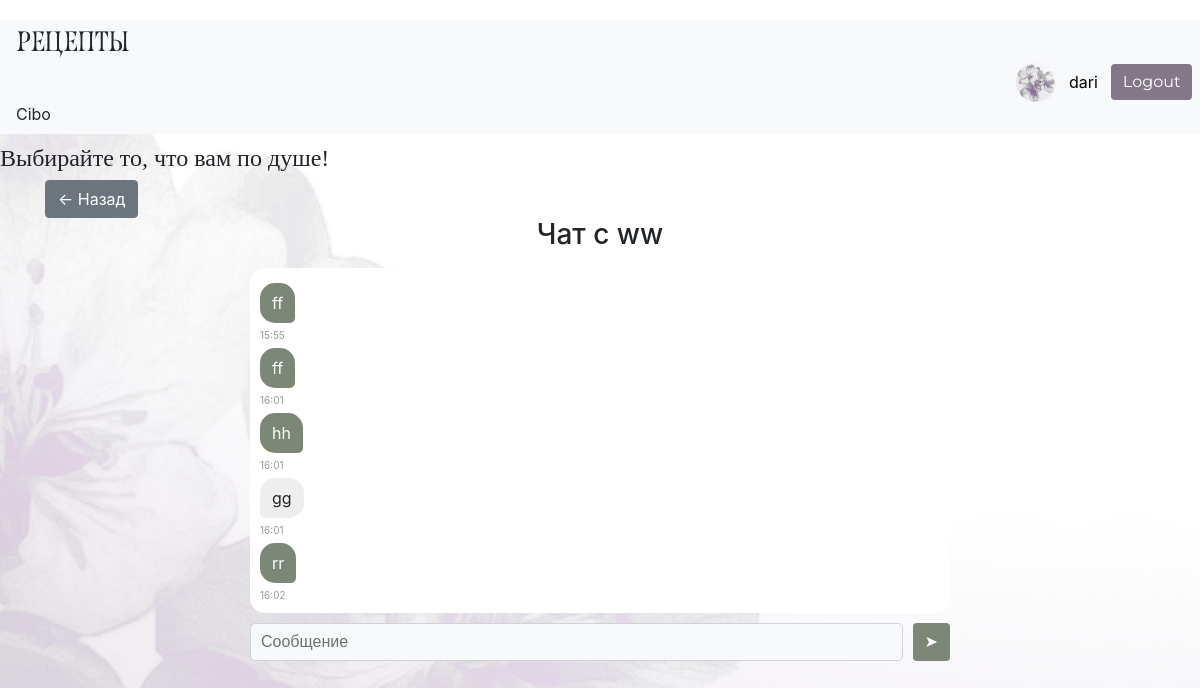
The page /chat/1 (signed in) on the database its author committed.
### data/user.py (models this page shows, shortened)
class User(SqlAlchemyBase, UserMixin):
    __tablename__ = 'users'
    id = sa.Column(sa.Integer, primary_key=True, autoincrement=True)
    email = sa.Column(sa.String, index=True, unique=True, nullable=False)
    username = sa.Column(sa.String, nullable=True)
    name = sa.Column(sa.String, nullable=True)
    age = sa.Column(sa.Integer, nullable=True)
    description = sa.Column(sa.String, nullable=True)
    hashed_password = sa.Column(sa.String, nullable=True)
    avatar = sa.Column(sa.String, nullable=True)
    subscribers = sa.Column(sa.Integer, default=0)
    created_at = sa.Column(sa.DateTime, default=sa.func.now())
    recipes = relationship("Recipe", back_populates="user")

### data/messages.py (models this page shows)
class Message(SqlAlchemyBase):
    __tablename__ = 'messages'
    id = sa.Column(sa.Integer, primary_key=True, autoincrement=True)
    sender_id = sa.Column(sa.Integer, sa.ForeignKey('users.id'))
    receiver_id = sa.Column(sa.Integer, sa.ForeignKey('users.id'))
    text = sa.Column(sa.String)
    created_at = sa.Column(sa.DateTime, default=sa.func.now())

### main.py (the view, shortened to what this page needs)
@app.route('/chat/<int:user_id>', methods=['GET', 'POST'])
@login_required
def chat(user_id):
    session = create_session()
    messages = (session.query(Message).filter(or_(and_(Message.sender_id == current_user.id,
                                                      Message.receiver_id == user_id),
                                                 and_(Message.sender_id == user_id,
                                                      Message.receiver_id == current_user.id)))
                .order_by(Message.created_at).all())
    user = session.get(User, user_id)
    return render_template('chat.html', messages=messages, user=user)

### data/db_session.py (called while the page is built)
def create_session() -> Session:
    global __factory
    return __factory()

### main.py (called while the page is built)
@login_manager.user_loader
def load_user(user_id):
    session = create_session()
    return session.get(User, user_id)

### templates/chat.html
{% extends "base.html" %}
{% block content %}
<a href="{{'/'}}" class="btn btn-secondary">← Назад</a>
<div class="chat-container">
    <h3 class="text-center mb-3">Чат с {{ user.name }}</h3>
    <div class="chat-box">
        {% for m in messages %}
            <div>
                {% if m.sender_id == current_user.id %}
                    <div class="my-msg">
                        {{ m.text }}
                    </div>
                {% else %}
                    <div class="other-msg">
                        {{ m.text }}
                    </div>
                {% endif %}
            </div>
            <div class="message-time">{{ m.created_at.strftime('%H:%M') }}</div>
        {% endfor %}
    </div>
    <form method="post" class="chat-input">
        <input type="text" name="text" class="form-control" placeholder="Сообщение">
        <button class="btn btn-custom-green">➤</button>
    </form>
</div>
{% endblock %}

### templates/base.html (shortened to what this page needs)
<!DOCTYPE html>
<html lang="en">
<head>
    <link rel="stylesheet"
          href="https://stackpath.bootstrapcdn.com/bootstrap/4.4.1/css/bootstrap.min.css"
>
    <link rel="stylesheet" href="{{ url_for('static', filename='css/style.css') }}">
</head>
<body>
<header>
    <nav class="navbar navbar-light bg-light d-flex justify-content-between">
        <h3 class="mb-0 logo-text">Рецепты</h3>
        <div class="d-flex align-items-center">
            {% if current_user.is_authenticated %}
                 <a href="/profile/{{ current_user.id }}" class="d-flex align-items-center user-link">
                     <img src="{{ url_for('static', filename=current_user.avatar or 'img/base_av.png') }}"
                          style="width:40px; height:40px; border-radius:50%; object-fit:cover; margin-right:8px;">
                     <span class="mr-2">
                         {{ current_user.name }}
                     </span>
                 </a>
                 <a href="/logout" class="btn btn-custom-purple">Logout</a>
            {% else %}
                 <a href="/register" class="btn btn-custom-green">Register</a>
                 <a href="/login" class="btn btn-custom-purple">Sign in</a>
            {% endif %}
        </div>
        <span class="mr-3">Cibo</span>
    </nav>
    <h4 class="header h4">Выбирайте то, что вам по душе!</h4>
</header>
<main role="main" class="container">
    {% block content %}{% endblock %}
</main>
<link href="https://cdn.jsdelivr.net/npm/sweetalert2@11/dist/sweetalert2.min.css" rel="stylesheet">
</body>
</html>

### static/css/style.css (style rules this page uses)
body { background-image: url('/static/img/fon.png'); background-size: cover; background-repeat: no-repeat; background-position: center; background-attachment: fixed; padding-top: 20px; }
.btn-custom-green { background-color: #7d8778; color: white; border: none; font-family: 'Montserrat', sans-serif; }
.btn-custom-purple { background-color: #827887; color: white; border: none; font-family: 'Montserrat', sans-serif; }
.logo-text { font-family: 'Roshcha', serif !important; }
header h4 { font-family: 'Playfair Display', serif; font-size: 22px; margin-top: 10px; }
.navbar .d-flex.align-items-center { margin-left: 500px; gap: 5px; }
.user-link { text-decoration: none; color: black; }
.form-control { background-color: #f8f9fa; color: #212529; border: 1px solid #ced4da; border-radius: 5px; padding: 5px 10px; font-family: 'Montserrat', sans-serif; }
.form-control::placeholder { color: #6c756d; }
.chat-box { max-height: 400px; overflow-y: auto; margin-bottom: 10px; }
.my-msg { text-align: right; background: #7d8778; color: white; padding: 5px; border-radius: 10px; margin: 5px; }
.other-msg { text-align: left; background: #eee; padding: 5px; border-radius: 10px; margin: 5px; }
.chat-container { max-width: 700px; margin: 0 auto; }
.chat-box { max-height: 400px; overflow-y: auto; padding: 10px; background: white; border-radius: 15px; margin-bottom: 10px; }
.my-msg { text-align: right; background: #7d8778; color: white; padding: 8px 12px; border-radius: 15px 15px 5px 15px; margin: 5px 0; display: inline-block; max-width: 70%; }
.other-msg { text-align: left; background: #eee; padding: 8px 12px; border-radius: 15px 15px 15px 5px; margin: 5px 0; display: inline-block; max-width: 70%; }
.chat-input { display: flex; gap: 10px; }
.message-time { font-size: 10px; color: #999; }

### rows shown on the page
User: name "dari"
User: name "ww"
Message: text "ff", created_at "15:55"
Message: text "ff", created_at "16:01"
Message: text "hh", created_at "16:01"
Message: text "gg", created_at "16:01"
Message: text "rr", created_at "16:02"
